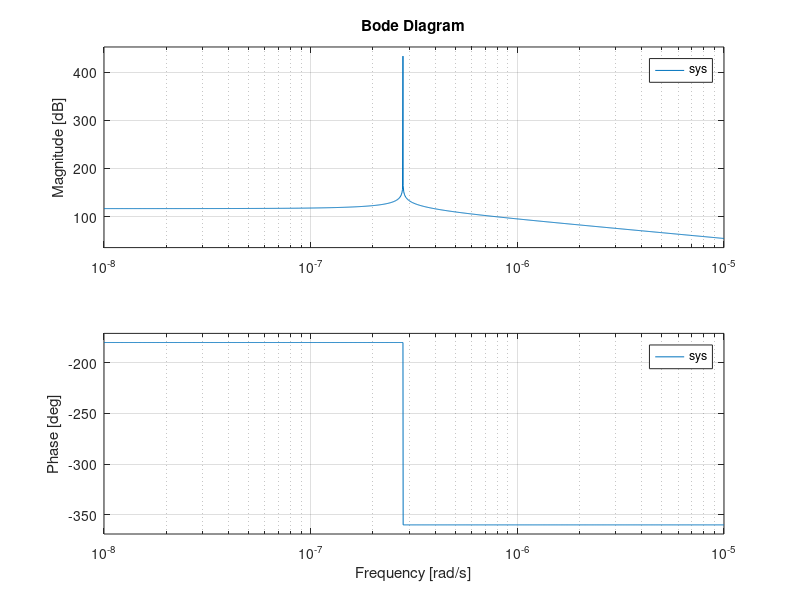
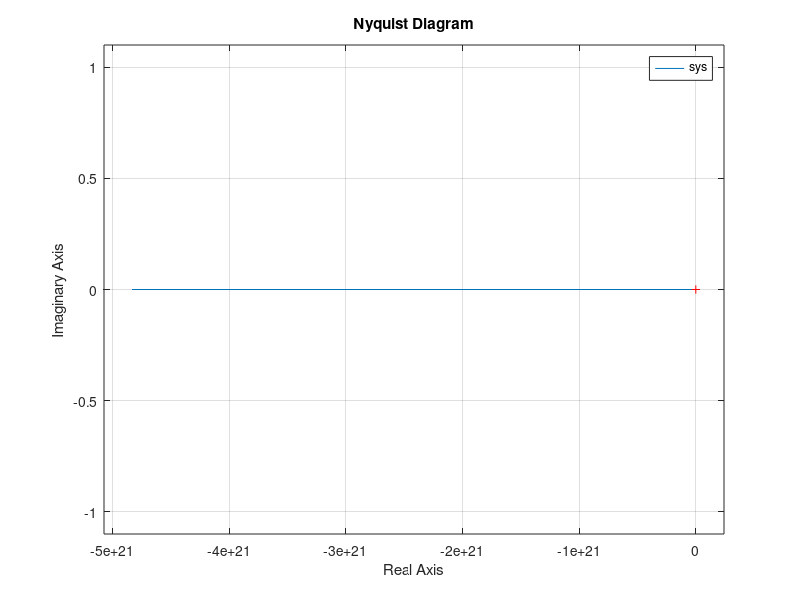
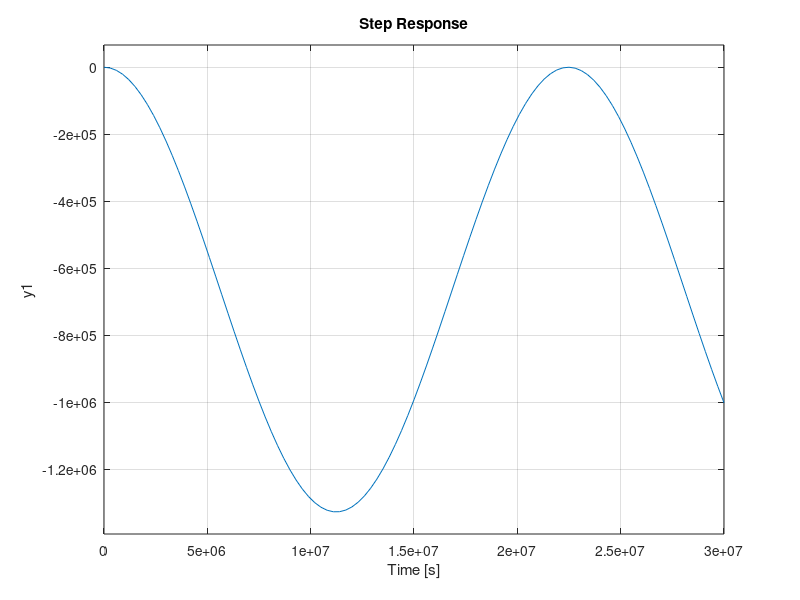

Write the MATLAB code that produced these figures, in order.
clear
close all
clc

I0 = 1.8;
Z0 = 6.2 * 10^-3;
L1 = 1.296;
m = 37.6;
alpha = L1 / (2 * (45.8215)^2 * m * 9.81);
alpha2 = 1/1.0243;

ki = (I0 * L1 * alpha) / (1 + alpha * Z0) ^2;
kz = -(I0 ^2 * L1 * alpha ^2) / (1 + alpha * Z0) ^3;

num =  ki ;
den = [(-m) 0 kz];

sys = tf(num,den);

figure;
bode(sys)
grid on
figure;
nyquist(sys)
grid on
figure;
step(sys)
grid on